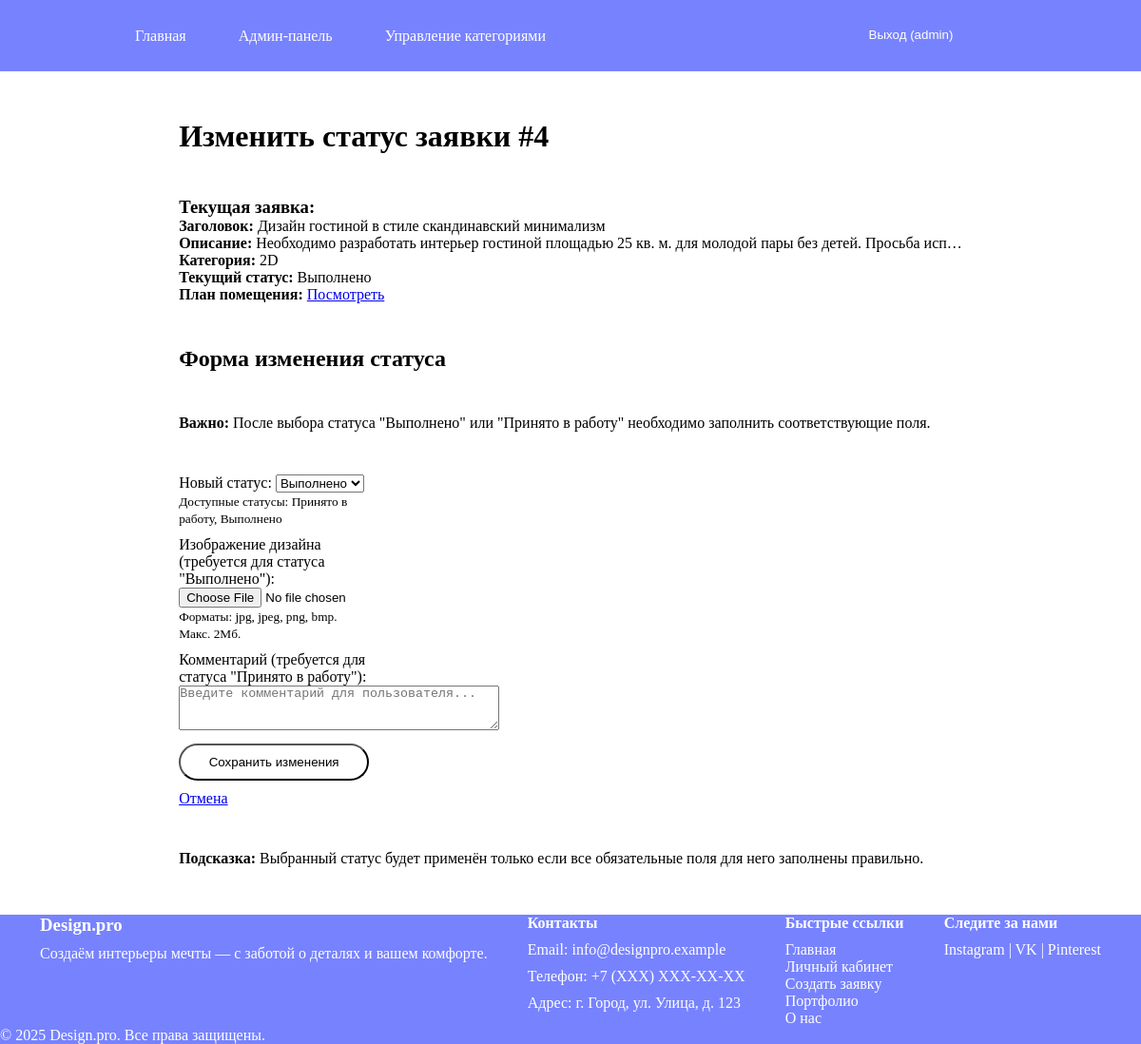
The page /main/change_status/4/ (signed in) on the database its author committed.
### main/models.py (models this page shows, shortened)
class DesignRequest(models.Model):
    STATUS_CHOICES = [
        ('new', 'Новая'),
        ('in_progress', 'Принято'),
        ('complited', 'Выполнено'),
    ]
    user = models.ForeignKey(User, on_delete=models.CASCADE, related_name='requests')
    title = models.CharField(max_length=200, null=False, blank=False, verbose_name='Заголовок')
    description = models.TextField(null=False, blank=False, verbose_name='Описание')
    category = models.ForeignKey(Category, on_delete=models.CASCADE)
    plan_image = models.ImageField(upload_to='plan_img/', validators=[validate_image_extension_and_size])
    status = models.CharField(max_length=20, choices=STATUS_CHOICES, default='new')
    created_at = models.DateTimeField(auto_now_add=True)
    design_image = models.ImageField(upload_to='design_img/', validators=[validate_image_extension_and_size], blank=True, null=True)
    admin_comment = models.TextField(null=True, blank=True)
    class Meta:
        verbose_name = 'Заявка на дизайн'
        verbose_name_plural = "Заявки на дизайн"
        ordering = ['-created_at']

class Category(models.Model):
    name = models.CharField(max_length=100, unique=True)
    class Meta:
        verbose_name= 'Категория'
        verbose_name_plural = "Категории"

### main/views.py (the view)
# urls.py: path('change_status/<int:request_id>/', views.change_status, name='change_status'),
@user_passes_test(is_admin)
def change_status(request, request_id):
    design_request = get_object_or_404(DesignRequest, id=request_id)
    if design_request.status in ['in_progress', 'completed']:
        messages.error(request, 'Нельзя изменить статус заявки, которая уже находится в работе или выполнена.')
        return redirect('admin_dashboard')
    if request.method == 'POST':
        form = ChangeStatusForm(request.POST, request.FILES, instance=design_request)
        if form.is_valid():
            form.save()
            messages.success(request, f'Статус заявки "{design_request.title}" изменен на "{design_request.get_status_display()}".')
            return redirect('admin_dashboard')
    else:
        form = ChangeStatusForm(instance=design_request)
    return render(request, 'main_app/change_status.html', {'form': form, 'request_obj': design_request})

### main/forms.py (shortened to what this page needs)
class ChangeStatusForm(forms.ModelForm):
    class Meta:
        model = DesignRequest
        fields = ['status', 'design_image', 'admin_comment']
        labels = {
            'status': 'Новый статус',
            'design_image': 'Изображение дизайна (требуется для статуса "Выполнено")',
            'admin_comment': 'Комментарий (требуется для статуса "Принято в работу")',
        }
        widgets = {
            'admin_comment': forms.Textarea(attrs={
                'rows': 3,
                'placeholder': 'Введите комментарий для пользователя...'
            }),
        }
    def __init__(self, *args, **kwargs):
        super().__init__(*args, **kwargs)
        self.fields['design_image'].required = False
        self.fields['admin_comment'].required = False

### main/views.py (called while the page is built)
def is_admin(user):
    return user.is_staff

### templates/main_app/change_status.html (shortened to what this page needs)
{% extends "base.html" %}
{% block content %}
    <h1>Изменить статус заявки #{{ request_obj.id }}</h1>
    <div class="request-preview">
        <h3>Текущая заявка:</h3>
        <p><strong>Заголовок:</strong> {{ request_obj.title }}</p>
        <p><strong>Описание:</strong> {{ request_obj.description|truncatechars:100 }}</p>
        <p><strong>Категория:</strong> {{ request_obj.category.name }}</p>
        <p><strong>Текущий статус:</strong> {{ request_obj.get_status_display }}</p>
        {% if request_obj.plan_image %}
            <p><strong>План помещения:</strong> <a href="{{ request_obj.plan_image.url }}" target="_blank">Посмотреть</a></p>
        {% endif %}
    </div>
    <h2>Форма изменения статуса</h2>
    <p><strong>Важно:</strong> После выбора статуса "Выполнено" или "Принято в работу" необходимо заполнить соответствующие поля.</p>
    <form method="post" enctype="multipart/form-data">
        <div class="form-group">
            <label for="{{ form.status.id_for_label }}">Новый статус:</label>
            {{ form.status }}
            <small>Доступные статусы: Принято в работу, Выполнено</small>
        </div>
        <div class="form-group">
            <label for="{{ form.design_image.id_for_label }}">Изображение дизайна (требуется для статуса "Выполнено"):</label>
            {{ form.design_image }}
            <small>Форматы: jpg, jpeg, png, bmp. Макс. 2Мб.</small>
        </div>
        <div class="form-group">
            <label for="{{ form.admin_comment.id_for_label }}">Комментарий (требуется для статуса "Принято в работу"):</label>
            {{ form.admin_comment }}
        </div>
        <button type="submit" class="btn btn-primary">Сохранить изменения</button>
        <a href="{% url 'admin_dashboard' %}" class="btn btn-secondary">Отмена</a>
    </form>
    <p><strong>Подсказка:</strong> Выбранный статус будет применён только если все обязательные поля для него заполнены правильно.</p>
{% endblock %}

### templates/base.html (shortened to what this page needs)
<!DOCTYPE html>
<html lang="ru">
<head>
    {% load static %}
    <link rel="stylesheet" href="{% static 'css/style.css' %}">
</head>
<body>
<header class='wrapper'>
    <nav>
        <div>
            <a href="{% url 'home' %}">Главная</a>
            {% if user.is_authenticated %}
                {% if user.is_staff %}
                    <a href="{% url 'admin_dashboard' %}">Админ-панель</a>
                    <a href="{% url 'manage_categories' %}">Управление категориями</a>
                {% else %}
                    <a href="{% url 'user_dashboard' %}">Личный кабинет</a>
                    <a href="{% url 'create_request' %}">Создать заявку</a>
                {% endif %}
                </div>
                <div class="link-register">
                <li>
                    <form method="post" action="{% url 'logout' %}">
                        <button type="submit" class="logoutBase">
                            Выход ({{ user.username }})
                        </button>
                    </form>
                </li>
            {% else %}
                <a href="{% url 'login' %}">Вход</a>
                <a href="{% url 'register' %}">Регистрация</a>
            {% endif %}
            </div>
    </nav>
</header>
<main class='wrapper'>
    {% block content %}
    {% endblock %}
</main>
<footer class="wrapper">
    <div class="footer-container">
        <div class="footer-section">
            <h3>Design.pro</h3>
            <p>Создаём интерьеры мечты — с заботой о деталях и вашем комфорте.</p>
        </div>
        <div class="footer-section">
            <h4>Контакты</h4>
            <p>Email: info@designpro.example</p>
            <p>Телефон: +7 (XXX) XXX-XX-XX</p>
            <p>Адрес: г. Город, ул. Улица, д. 123</p>
        </div>
        <div class="footer-section">
            <h4>Быстрые ссылки</h4>
            <ul>
                <li><a href="{% url 'home' %}">Главная</a></li>
                <li><a href="{% url 'user_dashboard' %}">Личный кабинет</a></li>
                <li><a href="{% url 'create_request' %}">Создать заявку</a></li>
                <li><a href="#">Портфолио</a></li>
                <li><a href="#">О нас</a></li>
            </ul>
        </div>
        <div class="footer-section">
            <h4>Следите за нами</h4>
            <div class="social-links">
                <a href="#" target="_blank">Instagram</a> |
                <a href="#" target="_blank">VK</a> |
                <a href="#" target="_blank">Pinterest</a>
            </div>
        </div>
    </div>
    <p>&copy; {% now "Y" %} Design.pro. Все права защищены.</p>
</footer>
</body>
</html>

### static/css/style.css (style rules this page uses)
* { padding: 0; margin: 0; box-sizing: border-box; }
.wrapper { width: 100%; }
header { background-color: #7782ff; }
header > nav { display: flex; height: 75px; margin: auto; justify-content: space-around; align-content: center; flex-wrap: wrap; }
header > nav > div { display: flex; flex-wrap: wrap; gap: 55px; }
body { display: flex; flex-direction: column; gap: 50px; }
main { display: flex; flex-direction: column; gap: 45px; justify-content: space-around; align-content: space-around; flex-wrap: wrap; }
.logoutBase { background: none; border: none; padding: 0; text-decoration: underline; cursor: pointer; color: blue; }
li { list-style-type: none; }
footer a, header a, .logoutBase { text-decoration: none; color: #ffffff; }
footer { background-color: #7782ff; color: white; }
.footer-container { display: flex; justify-content: space-evenly; }
.footer-container > div { display: flex; flex-direction: column; gap: 10px; }
.btn-danger, main button { border-radius: 50px; padding: 10px 15px; background-color: white; }
form { display: flex; flex-direction: column; width: 200px; gap: 10px; }

### rows shown on the page
DesignRequest: id "4", title "Дизайн гостиной в стиле скандинавский минимализм", description "Необходимо разработать интерьер гостиной площадью 25 кв. м. для молодой пары без детей. Просьба исп…", category.name "2D", status "Выполнено"

### other values the page prints
{{ user.username }} "admin"
